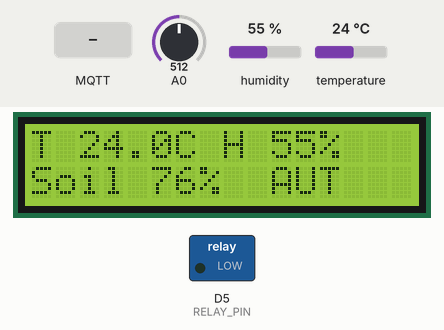
This sketch was run on a simulated ESP8266 (NodeMCU). Parts: 16×2 character LCD, switched loads named in the sketch (green lamp = pin HIGH). Inputs (shaded band) come from the test bench; at power-on: A0 = 512, humidity 55 %, temperature 24 °C. WiFi joins after 1.5 s; servers stay silent unless stated; a WiFi scan finds three made-up networks; no MQTT or app messages arrive unless stated; what the sketch prints to the serial monitor is not drawn.

Above: at 4.7 s.
4.8 s: A0 set to 780
At 6.7 s:
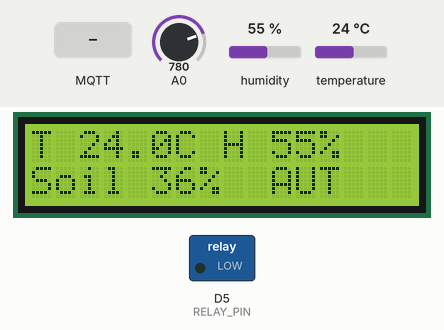
7.1 s: A0 set to 803
At 8.5 s:
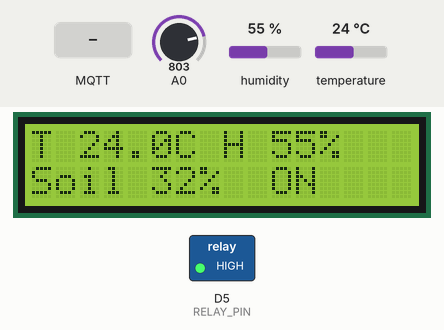
15.1 s: MQTT message "OFF" arrives on the first subscribed topic
At 16.8 s:
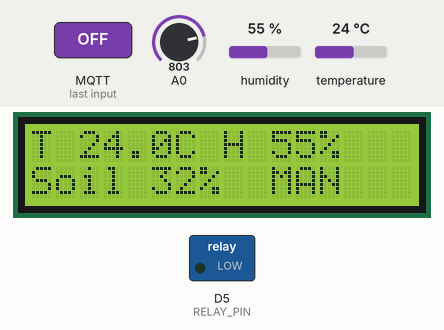
17.1 s: MQTT message "ON" arrives on the first subscribed topic
At 17.5 s:
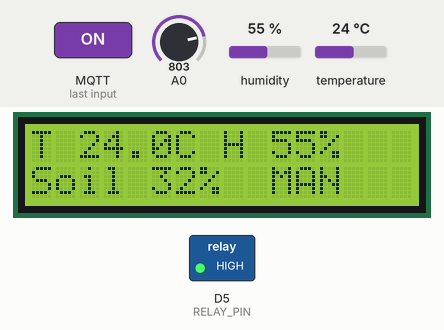
19.1 s: humidity set to 22 %
At 20.0 s:
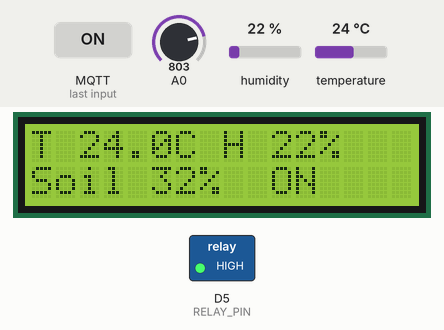
21.1 s: temperature set to 12 °C
At 24.3 s:
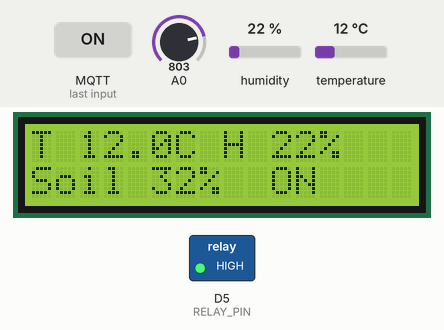
Timing chart, 0 to 48.6 s (numbered marks = the images above; inputs shaded):
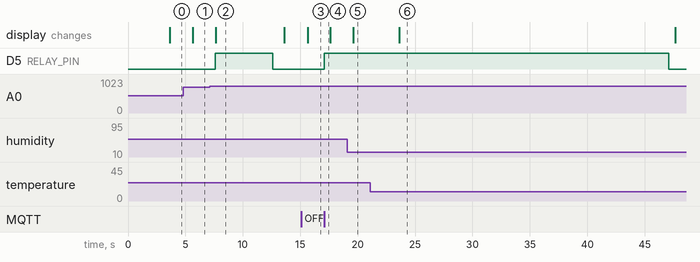

The sketch:

smart_farm_esp8266.ino
```cpp
// Smart green-area irrigation node - NodeMCU ESP8266
// Reads DHT22 + soil + tank level, shows them on the LCD, publishes them over MQTT
// and waters automatically: only when the soil is dry, not in hot and dry air
// (water evaporates), and adjusts itself from the AI leaf check (green / yellow).
// Irrigation keeps working without Wi-Fi.

#include <ESP8266WiFi.h>
#include <PubSubClient.h>
#include <Wire.h>
#include <LiquidCrystal_I2C.h>
#include "DHT.h"
// Wi-Fi and MQTT settings: copy secrets.example.h to secrets.h and fill it in
#include "secrets.h"

// ---------- Wiring ----------
// 0 = no extra parts: soil on NodeMCU A0, tank probe (2 bare wires) on D6
// 1 = later upgrade: soil on ADS1115 A0, tank sensor on ADS1115 A1
#define USE_ADS1115 0
// 0 = no tank sensor (Sara's schematic): the pump is never blocked for an empty tank
// 1 = tank probe (2 bare wires) on D6
#define USE_TANK_PROBE 0
#if USE_ADS1115
#include <Adafruit_ADS1X15.h>
#endif

#define DHTPIN     D2   // GPIO4
#define DHTTYPE    DHT22
#define RELAY_PIN  D5   // GPIO14
#define TANK_PROBE D6   // GPIO12, bare-wire tank probe
#define I2C_SDA    D3   // GPIO0
#define I2C_SCL    D1   // GPIO5

// Relay from the report switches ON with HIGH. If your pump runs when it should
// be off, your relay is "low level trigger": swap HIGH and LOW here.
#define RELAY_ON   HIGH
#define RELAY_OFF  LOW

// ---------- Calibration (Stage 4 of the guide) ----------
#if USE_ADS1115
int SOIL_DRY_RAW    = 20000;  // sensor in dry soil or in the air
int SOIL_WET_RAW    = 9000;   // sensor in a glass of water
int TANK_EMPTY_RAW  = 300;    // level sensor out of the water
int TANK_FULL_RAW   = 15000;  // level sensor in water up to its line
#else
int SOIL_DRY_RAW    = 1024;
int SOIL_WET_RAW    = 360;
#endif

// ---------- Irrigation rules ----------
int  dryThreshold = 35;                    // % : start watering below this
int  wetTarget    = 55;                    // % : stop watering at this
const int TANK_MIN = 15;                   // % : never run the pump below this
const unsigned long PUMP_MAX_MS   = 5000;  // one automatic shot lasts 5 s max
const unsigned long MANUAL_MAX_MS = 30000; // manual ON stops by itself after 30 s
const unsigned long SOAK_MS       = 30000; // wait for the water to spread
const float HOT_C        = 30.0;           // hot and dry air = most water evaporates:
const float DRY_AIR_RH   = 30.0;           //   above 30 C and below 30 % humidity, wait
const int   SOIL_CRITICAL = 15;            // % : below this, water even in the heat
float PUMP_ML_PER_S = 20.0;                // measure it: Stage 5

// ---------- MQTT topics ----------
const char* T_TEMP      = "iotfrontier/temperature";
const char* T_HUM       = "iotfrontier/humidity";
const char* T_SOIL      = "iotfrontier/soil";
const char* T_TANK      = "iotfrontier/waterlevel";
const char* T_PUMP_CMD  = "iotfrontier/pump";            // ON / OFF (manual)
const char* T_PUMP_ST   = "iotfrontier/pump/state";
const char* T_MODE_CMD  = "iotfrontier/mode";            // AUTO / MANUAL
const char* T_MODE_ST   = "iotfrontier/mode/state";
const char* T_THR_CMD   = "iotfrontier/threshold";       // number 10..80
const char* T_THR_ST    = "iotfrontier/threshold/state";
const char* T_WATER     = "iotfrontier/water_used_ml";
const char* T_EVENT     = "iotfrontier/event";
const char* T_STATUS    = "iotfrontier/status";          // online / offline
const char* T_LEAF      = "iotfrontier/leaf";            // green / yellow (AI result)
const char* T_DIAG      = "iotfrontier/diagnosis";

LiquidCrystal_I2C lcd(0x27, 16, 2);
DHT dht(DHTPIN, DHTTYPE);
WiFiClient espClient;
PubSubClient mqtt(espClient);
#if USE_ADS1115
Adafruit_ADS1115 ads;
#endif

float temperature = NAN, humidity = NAN;
int soilRaw = 0, soilPercent = 0, tankRaw = 0, tankPercent = 100;
bool autoMode = true, pumpOn = false;
unsigned long pumpStartMs = 0, lastPumpStopMs = 0;
float waterUsedMl = 0;
unsigned long lastRead = 0, lastPublish = 0, lastMqttTry = 0, lastWifiLog = 0;
bool wifiWasUp = false;
bool heatHold = false;                     // true while waiting for cooler air
String leafState = "unknown";

int toPercent(long raw, long raw0, long raw100) {
  return constrain(map(raw, raw0, raw100, 0, 100), 0, 100);
}

void publish(const char* topic, const String& value, bool retained = false) {
  if (mqtt.connected()) mqtt.publish(topic, value.c_str(), retained);
}

void publishSettings() {
  publish(T_MODE_ST, autoMode ? "AUTO" : "MANUAL", true);
  publish(T_THR_ST, String(dryThreshold), true);
  publish(T_PUMP_ST, pumpOn ? "ON" : "OFF", true);
}

void setPump(bool on, const char* reason) {
  if (on == pumpOn) return;
  if (on && tankPercent < TANK_MIN) {
    Serial.println("Pump blocked: tank empty");
    publish(T_EVENT, "blocked: tank empty");
    return;
  }
  pumpOn = on;
  digitalWrite(RELAY_PIN, on ? RELAY_ON : RELAY_OFF);
  if (on) {
    pumpStartMs = millis();
  } else {
    waterUsedMl += (millis() - pumpStartMs) / 1000.0 * PUMP_ML_PER_S;
    lastPumpStopMs = millis();
    publish(T_WATER, String((int)waterUsedMl), true);
  }
  Serial.printf("Pump %s (%s)\n", on ? "ON" : "OFF", reason);
  publish(T_PUMP_ST, on ? "ON" : "OFF", true);
  publish(T_EVENT, String(on ? "pump on: " : "pump off: ") + reason);
}

void setMode(bool autoOn) {
  autoMode = autoOn;
  Serial.printf("Mode %s\n", autoMode ? "AUTO" : "MANUAL");
  publish(T_MODE_ST, autoMode ? "AUTO" : "MANUAL", true);
}

void onLeaf(const String& leaf);

void onMessage(char* topic, byte* payload, unsigned int length) {
  String msg;
  for (unsigned int i = 0; i < length; i++) msg += (char)payload[i];
  msg.trim();
  String t(topic);
  Serial.printf("MQTT [%s] %s\n", topic, msg.c_str());

  if (t == T_PUMP_CMD) {
    if (autoMode) setMode(false);          // a manual command takes over
    if (msg == "ON")  setPump(true, "manual");
    if (msg == "OFF") setPump(false, "manual");
  } else if (t == T_MODE_CMD) {
    setMode(msg == "AUTO");
    if (!autoMode) setPump(false, "manual mode");
  } else if (t == T_LEAF) {
    msg.toLowerCase();
    onLeaf(msg);
  } else if (t == T_THR_CMD) {
    int v = msg.toInt();
    if (v >= 10 && v <= 80) {
      dryThreshold = v;
      wetTarget = min(v + 20, 95);
      publish(T_THR_ST, String(dryThreshold), true);
    }
  }
}

void readSensors() {
  float h = dht.readHumidity();
  float tc = dht.readTemperature();
  if (!isnan(h) && !isnan(tc)) { humidity = h; temperature = tc; }
  else Serial.println("DHT22 read failed (check DATA wire on D2)");

#if USE_ADS1115
  long s = 0, w = 0;
  for (int i = 0; i < 4; i++) {
    s += ads.readADC_SingleEnded(0);
    w += ads.readADC_SingleEnded(1);
  }
  soilRaw = s / 4;
  tankRaw = w / 4;
  tankPercent = toPercent(tankRaw, TANK_EMPTY_RAW, TANK_FULL_RAW);
#else
  long s = 0;
  for (int i = 0; i < 4; i++) s += analogRead(A0);
  soilRaw = s / 4;
#if USE_TANK_PROBE
  tankRaw = digitalRead(TANK_PROBE);          // LOW = wires touch water
  tankPercent = (tankRaw == LOW) ? 100 : 0;
#else
  tankRaw = 0;
  tankPercent = 100;                          // no tank sensor: always "OK"
#endif
#endif
  soilPercent = toPercent(soilRaw, SOIL_DRY_RAW, SOIL_WET_RAW);

  // Calibration line: write down these raw numbers in Stage 4
  Serial.printf("T=%.1fC H=%.0f%% soilRaw=%d soil=%d%% tankRaw=%d tank=%d%% pump=%s mode=%s\n",
                temperature, humidity, soilRaw, soilPercent, tankRaw, tankPercent,
                pumpOn ? "ON" : "OFF", autoMode ? "AUTO" : "MANUAL");
}

void controlPump() {
  unsigned long now = millis();
  // Safety rules, in every mode
  if (pumpOn && tankPercent < TANK_MIN) { setPump(false, "tank empty"); return; }
  if (pumpOn && now - pumpStartMs > (autoMode ? PUMP_MAX_MS : MANUAL_MAX_MS)) {
    setPump(false, "max run time");
    return;
  }
  if (!autoMode) return;
  bool hotDry = !isnan(temperature) && temperature > HOT_C && humidity < DRY_AIR_RH;
  if (!hotDry) heatHold = false;
  if (pumpOn && soilPercent >= wetTarget) { setPump(false, "soil wet enough"); return; }
  bool soaked = (lastPumpStopMs == 0) || (now - lastPumpStopMs > SOAK_MS);
  if (pumpOn || soilPercent >= dryThreshold || !soaked) return;

  // Smart timing: in hot and dry air most of the water evaporates, so wait for
  // cooler air. Exception: the soil is critically dry and the plant must survive.
  if (hotDry && soilPercent >= SOIL_CRITICAL) {
    if (!heatHold) {
      heatHold = true;
      Serial.println("Watering delayed: hot and dry air");
      publish(T_EVENT, "delayed: hot and dry air, water would evaporate");
    }
    return;
  }
  setPump(true, hotDry ? "soil critically dry" : "soil dry");
}

// AI leaf check. Yellow leaves alone do not say "too much water": they also come
// from too little water, nutrients or disease. The soil reading tells which one.
void onLeaf(const String& leaf) {
  if (leaf != "green" && leaf != "yellow") return;
  leafState = leaf;
  String diag;
  if (leaf == "green") {
    diag = "healthy: keep settings";
  } else if (soilPercent >= wetTarget) {
    dryThreshold = max(dryThreshold - 5, 20);     // water less often
    diag = "yellow + wet soil: overwatering, threshold lowered";
  } else if (soilPercent < dryThreshold) {
    dryThreshold = min(dryThreshold + 5, 60);     // water sooner
    diag = "yellow + dry soil: underwatering, threshold raised";
  } else {
    diag = "yellow + normal soil: check nutrients or disease";
  }
  wetTarget = min(dryThreshold + 20, 95);
  Serial.printf("Leaf %s -> %s (threshold %d%%)\n", leaf.c_str(), diag.c_str(), dryThreshold);
  publish(T_DIAG, diag, true);
  publish(T_THR_ST, String(dryThreshold), true);
  publish(T_EVENT, "leaf " + leaf);
}

void showLcd() {
  char line[17];
  snprintf(line, sizeof(line), "T%5.1fC H%3.0f%%   ", temperature, humidity);
  lcd.setCursor(0, 0); lcd.print(line);
  const char* state = pumpOn ? "ON " : (heatHold ? "HOT" : (autoMode ? "AUT" : "MAN"));
#if USE_ADS1115 || USE_TANK_PROBE
  snprintf(line, sizeof(line), "S%3d%% W%3d%% %s ", soilPercent, tankPercent, state);
#else
  snprintf(line, sizeof(line), "Soil%3d%%  %s   ", soilPercent, state);
#endif
  lcd.setCursor(0, 1); lcd.print(line);
}

// Prints the Wi-Fi state so problems are visible in the Serial Monitor
void watchWifi() {
  bool up = WiFi.status() == WL_CONNECTED;
  if (up && !wifiWasUp) {
    Serial.print("Wi-Fi connected. Board IP: ");
    Serial.print(WiFi.localIP());
    Serial.print("  gateway: ");
    Serial.println(WiFi.gatewayIP());
  }
  if (!up && millis() - lastWifiLog > 5000) {
    lastWifiLog = millis();
    Serial.printf("Wi-Fi NOT connected (status %d). Looking for \"%s\"\n", WiFi.status(), WiFi.SSID().c_str());
  }
  wifiWasUp = up;
}

// iPhones write "It's" with a curly apostrophe. Treat both apostrophes as the same.
String plainName(String name) {
  name.replace("\xE2\x80\x99", "'");
  return name;
}

// Lists the networks the board can see and returns the real name of our hotspot
String scanNetworks() {
  String found = WIFI_SSID;
  Serial.println("Networks the board can see:");
  int n = WiFi.scanNetworks();
  for (int i = 0; i < n; i++) {
    Serial.printf("  \"%s\"  (%d dBm)\n", WiFi.SSID(i).c_str(), WiFi.RSSI(i));
    if (plainName(WiFi.SSID(i)) == plainName(WIFI_SSID)) found = WiFi.SSID(i);
  }
  if (n <= 0) Serial.println("  none: is the hotspot on, in 2.4 GHz (Maximize Compatibility)?");
  return found;
}

void keepMqtt() {
  if (WiFi.status() != WL_CONNECTED || mqtt.connected()) return;
  if (millis() - lastMqttTry < 5000) return;   // retry every 5 s, never block
  lastMqttTry = millis();
  Serial.printf("Connecting to MQTT %s ... ", MQTT_HOST);
  if (mqtt.connect("smartfarm-esp8266", MQTT_USER, MQTT_PASS, T_STATUS, 1, true, "offline")) {
    Serial.println("connected");
    mqtt.publish(T_STATUS, "online", true);
    mqtt.subscribe(T_PUMP_CMD);
    mqtt.subscribe(T_MODE_CMD);
    mqtt.subscribe(T_THR_CMD);
    mqtt.subscribe(T_LEAF);
    publishSettings();
  } else {
    Serial.printf("failed, rc=%d", mqtt.state());
    Serial.println(mqtt.state() == -2 ? "  -> laptop not reachable: check MQTT_HOST, Mosquitto running, firewall port 1883" : "");
  }
}

void publishReadings() {
  if (!isnan(temperature)) {
    publish(T_TEMP, String(temperature, 1));
    publish(T_HUM, String(humidity, 0));
  }
  publish(T_SOIL, String(soilPercent));
#if USE_ADS1115 || USE_TANK_PROBE
  publish(T_TANK, String(tankPercent));
#endif
}

void setup() {
  pinMode(RELAY_PIN, OUTPUT);
  digitalWrite(RELAY_PIN, RELAY_OFF);         // pump off before anything else
  Serial.begin(115200);
  Serial.println("\nSmart farm starting");

  Wire.begin(I2C_SDA, I2C_SCL);               // before the LCD and the ADS1115
  lcd.init();
  lcd.backlight();
  lcd.setCursor(0, 0); lcd.print("Smart Farm");
  lcd.setCursor(0, 1); lcd.print("starting...");

#if USE_ADS1115
  if (!ads.begin(0x48)) Serial.println("ADS1115 not found (check SDA/SCL and ADDR->GND)");
  ads.setGain(GAIN_ONE);                      // 0 to 4.096 V input range
#elif USE_TANK_PROBE
  pinMode(TANK_PROBE, INPUT_PULLUP);
#endif
  dht.begin();

  WiFi.mode(WIFI_STA);
  String ssid = scanNetworks();
  WiFi.begin(ssid.c_str(), WIFI_PASS);           // the password is never printed
  Serial.printf("Connecting to Wi-Fi \"%s\" in the background\n", WIFI_SSID);
  mqtt.setServer(MQTT_HOST, MQTT_PORT);
  mqtt.setCallback(onMessage);
  delay(1500);
  lcd.clear();
}

void loop() {
  watchWifi();
  keepMqtt();
  mqtt.loop();

  unsigned long now = millis();
  if (now - lastRead >= 2000) {               // DHT22 needs 2 s between reads
    lastRead = now;
    readSensors();
    controlPump();
    showLcd();
  }
  if (pumpOn) controlPump();                  // stop on time even between reads
  if (now - lastPublish >= 5000) {
    lastPublish = now;
    publishReadings();
  }
}
```

secrets.example.h
```cpp
// Copy this file to secrets.h (same folder) and fill in your own values.
// secrets.h is ignored by git, so your passwords never reach GitHub.
#pragma once

#define WIFI_SSID  "your-hotspot-name"   // 2.4 GHz network; an iPhone curly apostrophe works too
#define WIFI_PASS  "your-wifi-password"
#define MQTT_HOST  "192.168.1.10"        // laptop IPv4 from ipconfig, check it again after reconnecting
#define MQTT_PORT  1883
#define MQTT_USER  "farm"
#define MQTT_PASS  "your-mqtt-password"
```

Measured:
- the behaviour switches between 788 and 789 on A0 (found by bisection; images 1 and 2)
- after the input at 4.8 s, the display: changes after 0.83 s (image 1)
- after the input at 7.1 s, D5 (RELAY_PIN): LOW → HIGH after 0.50 s, → LOW 5.0 s later; the display: changes after 0.54 s (image 2)
- after the input at 15.1 s, the display: changes after 0.53 s (image 3)
- after the input at 17.1 s, D5 (RELAY_PIN): LOW → HIGH at once
- after the input at 19.1 s, the display: changes after 0.53 s (image 5)
- after the input at 21.1 s, the display: changes after 2.5 s (image 6)
